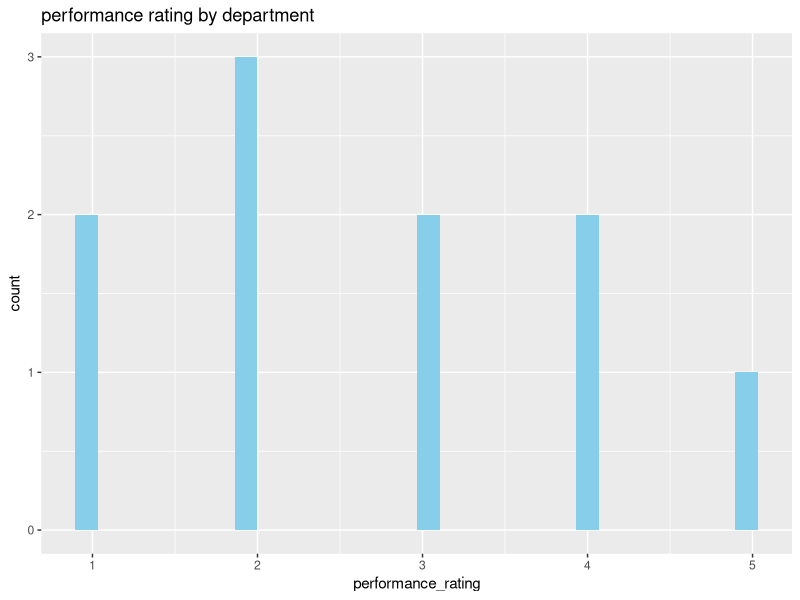

This chart was generated by the following R code:
hr_data=data.frame(employee_id=1:10,
                   current_employee=sample(0:1,10,replace=TRUE),
                   performance_rating=sample(1:5,10,replace=TRUE),
                   department=sample(c("Sales","Marketing","IT","HR"),10,replace=TRUE))
hr_data
nrow(hr_data)
ncol(hr_data)

#Calculate ATTRITION RATE
library(dplyr)

#Filter the employees who left the company
emp_left<-filter(hr_data,current_employee==0)
emp_left

#Calculate no of employees left the organization
n_emp_left<-nrow(emp_left)
n_emp_left

#Assume that the no employees who joined in between the year
avg_emp=(nrow(hr_data)+(nrow(hr_data)-n_emp_left))/2
avg_emp

attrition_rate=(n_emp_left/avg_emp)*100
attrition_rate

#Calculate Retention Rate
emp_ret<-filter(hr_data,current_employee==1)
emp_ret

retention_rate=(nrow(emp_ret)/10)*100
retention_rate

#Analyze employee performance
performance_summary<-hr_data%>%group_by(department)%>%
  summarise(avg_performance=mean(performance_rating,na.rm = TRUE),
            max_performance=max(performance_rating,na.rm=TRUE),
            min_performance=min(performance_rating,na.rm=TRUE))
performance_summary

#Visualize plot performance RATINGS by department
library(ggplot2)
pf<-ggplot(data=hr_data,aes(x=performance_rating))+labs(title="performance rating by department")+geom_histogram(fill="skyblue")
pf

#Visualize number of exits by department
exit_dept<-hr_data%>% group_by

